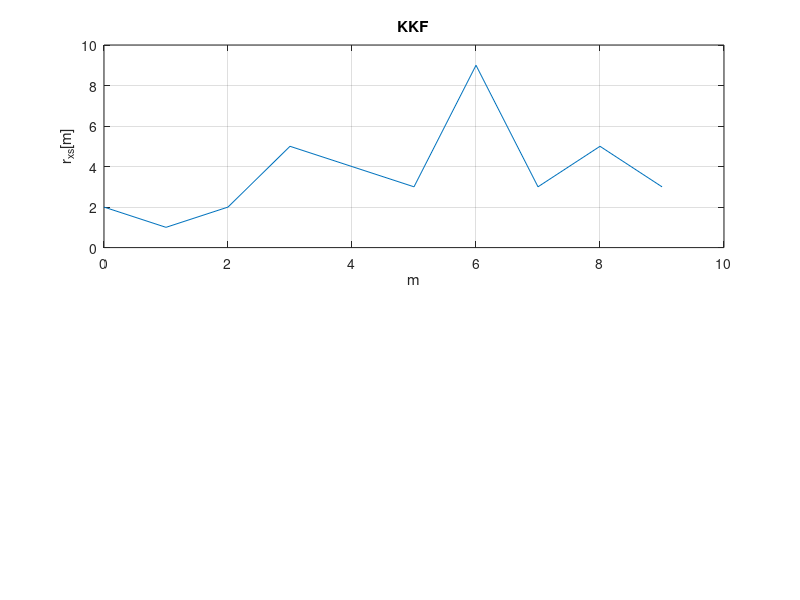

MATLAB code to generate this figure:
clear; close all; clc;

%%%%%% Params
s = [1 2 -1 1]; % define search pattern
%load('input/bitfolge.mat','x'); % define pattern to search through
x = [-2 -1 1 0 3 -1 2 -2 0 -1];
x_cor_used = false;

% TDOA has its own script
%%%%%%%%

if x_cor_used
    [rxs,lag] = xcorr(x,s);
end

% mit Filter muss main einfach s umkehren
%
if ~x_cor_used
    b = flip(s);
    disp("b")
    disp(b)
    disp(" ")
    disp ("r")
    rxs = filter(b,1,x);
    disp(rxs)
    lag = [0:length(rxs)-1];
end


subplot(2,1,1);
plot(lag,abs(rxs));
grid; xlabel('m'); ylabel('r_x_s[m]');
title('KKF');

if x_cor_used
    [max,argmax] = max(abs(rxs));
    disp("Anfang")
    disp(lag(argmax))
    disp("Ende")
    disp(lag(argmax)+ length(s))
end

if ~x_cor_used
    [max,argmax] = max(abs(rxs));
    disp("Anfgang")
    disp(lag(argmax)+1- length(s))
    disp("Ende")
    disp(lag(argmax))
end


% print -dpng Abbildung